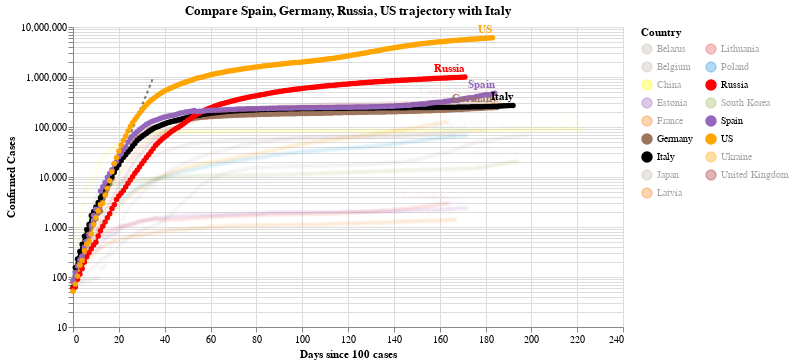

The code cell stored with this chart in its notebook:
### Code cell
#hide_input
chart2 = make_since_chart(dff2, ['Spain', 'Germany','Russia', 'US'], baseline_countries)
chart2

### Figure 1 — Vega-Lite specification as saved in the notebook (floating-point values rounded to 4 significant figures; data arrays with more than 128 entries replaced by an {"elided": "..."} marker saying what was removed)
{"config": {"view": {"continuousWidth": 400, "continuousHeight": 300}}, "layer": [{"data": {"name": "data-628230001892d6798b50651be41d1b3e"}, "mark": {"type": "line", "color": "black", "opacity": 0.5, "strokeDash": [3, 3]}, "encoding": {"x": {"type": "quantitative", "field": "Days since 100 cases"}, "y": {"type": "quantitative", "field": "Confirmed Cases"}}}, {"data": {"name": "data-f931ec4f3e89ca42b92033260d42e70b"}, "mark": {"type": "line", "point": true}, "encoding": {"color": {"type": "nominal", "field": "Country", "legend": {"columns": 2}, "scale": {"domain": ["Belarus", "Belgium", "China", "Estonia", "France", "Germany", "Italy", "Japan", "Latvia", "Lithuania", "Poland", "Russia", "South Korea", "Spain", "US", "Ukraine", "United Kingdom"], "range": ["#C1B7AD", "#C1B7AD", "yellow", "#9467bd", "#F58518", "#9D755D", "black", "#C1B7AD", "#F58518", "#E45756", "#2495D3", "red", "#A1BA59", "#9467bd", "orange", "orange", "brown"]}}, "opacity": {"condition": {"value": 1, "selection": "selector003"}, "value": 0.05}, "tooltip": [{"type": "nominal", "field": "Country"}, {"type": "temporal", "field": "Date"}, {"type": "quantitative", "field": "Confirmed Cases"}, {"type": "quantitative", "field": "Days since 100 cases"}], "x": {"type": "quantitative", "field": "Days since 100 cases"}, "y": {"type": "quantitative", "field": "Confirmed Cases", "scale": {"type": "log"}}}, "selection": {"selector003": {"type": "multi", "fields": ["Country"], "bind": "legend", "init": [{"Country": "Spain"}, {"Country": "Germany"}, {"Country": "Russia"}, {"Country": "US"}, {"Country": "Italy"}]}}, "width": 550}, {"data": {"name": "data-f931ec4f3e89ca42b92033260d42e70b"}, "mark": {"type": "text", "align": "right", "dy": -8, "fontWeight": "bold"}, "encoding": {"color": {"type": "nominal", "field": "Country", "legend": {"columns": 2}, "scale": {"domain": ["Belarus", "Belgium", "China", "Estonia", "France", "Germany", "Italy", "Japan", "Latvia", "Lithuania", "Poland", "Russia", "South Korea", "Spain", "US", "Ukraine", "United Kingdom"], "range": ["#C1B7AD", "#C1B7AD", "yellow", "#9467bd", "#F58518", "#9D755D", "black", "#C1B7AD", "#F58518", "#E45756", "#2495D3", "red", "#A1BA59", "#9467bd", "orange", "orange", "brown"]}}, "opacity": {"condition": {"value": 1, "selection": "selector003"}, "value": 0.05}, "text": {"type": "nominal", "field": "Country"}, "tooltip": [{"type": "nominal", "field": "Country"}, {"type": "temporal", "field": "Date"}, {"type": "quantitative", "field": "Confirmed Cases"}, {"type": "quantitative", "field": "Days since 100 cases"}], "x": {"type": "quantitative", "field": "Days since 100 cases"}, "y": {"type": "quantitative", "field": "Confirmed Cases", "scale": {"type": "log"}}}, "transform": [{"filter": "(datum['Date'] >= 1598918400000)"}], "width": 550}], "title": "Compare Spain, Germany, Russia, US trajectory with Italy", "$schema": "https://vega.github.io/schema/vega-lite/v4.0.2.json", "datasets": {"data-628230001892d6798b50651be41d1b3e": [{"Days since 100 cases": 0, "Confirmed Cases": 100.0}, {"Days since 100 cases": 1, "Confirmed Cases": 130.0}, {"Days since 100 cases": 2, "Confirmed Cases": 169.0}, {"Days since 100 cases": 3, "Confirmed Cases": 219.7}, {"Days since 100 cases": 4, "Confirmed Cases": 285.6}, {"Days since 100 cases": 5, "Confirmed Cases": 371.3}, {"Days since 100 cases": 6, "Confirmed Cases": 482.7}, {"Days since 100 cases": 7, "Confirmed Cases": 627.5}, {"Days since 100 cases": 8, "Confirmed Cases": 815.7}, {"Days since 100 cases": 9, "Confirmed Cases": 1060.0}, {"Days since 100 cases": 10, "Confirmed Cases": 1379.0}, {"Days since 100 cases": 11, "Confirmed Cases": 1792.0}, {"Days since 100 cases": 12, "Confirmed Cases": 2330.0}, {"Days since 100 cases": 13, "Confirmed Cases": 3029.0}, {"Days since 100 cases": 14, "Confirmed Cases": 3937.0}, {"Days since 100 cases": 15, "Confirmed Cases": 5119.0}, {"Days since 100 cases": 16, "Confirmed Cases": 6654.0}, {"Days since 100 cases": 17, "Confirmed Cases": 8650.0}, {"Days since 100 cases": 18, "Confirmed Cases": 11250.0}, {"Days since 100 cases": 19, "Confirmed Cases": 14620.0}, {"Days since 100 cases": 20, "Confirmed Cases": 19000.0}, {"Days since 100 cases": 21, "Confirmed Cases": 24710.0}, {"Days since 100 cases": 22, "Confirmed Cases": 32120.0}, {"Days since 100 cases": 23, "Confirmed Cases": 41750.0}, {"Days since 100 cases": 24, "Confirmed Cases": 54280.0}, {"Days since 100 cases": 25, "Confirmed Cases": 70560.0}, {"Days since 100 cases": 26, "Confirmed Cases": 91730.0}, {"Days since 100 cases": 27, "Confirmed Cases": 119300.0}, {"Days since 100 cases": 28, "Confirmed Cases": 155000.0}, {"Days since 100 cases": 29, "Confirmed Cases": 201500.0}, {"Days since 100 cases": 30, "Confirmed Cases": 262000.0}, {"Days since 100 cases": 31, "Confirmed Cases": 340600.0}, {"Days since 100 cases": 32, "Confirmed Cases": 442800.0}, {"Days since 100 cases": 33, "Confirmed Cases": 575600.0}, {"Days since 100 cases": 34, "Confirmed Cases": 748300.0}, {"Days since 100 cases": 35, "Confirmed Cases": 972800.0}], "data-f931ec4f3e89ca42b92033260d42e70b": {"elided": "3105 records"}}}
